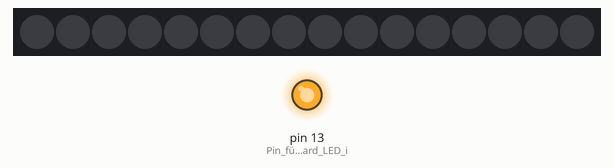
The sketch below on a simulated Arduino Uno, built with avr-gcc and run on an emulated ATmega328P. Parts: 16 RGB LEDs in strip order, left to right, output pins drawn as LEDs (lit = HIGH). Dim RGB values are drawn brighter than linear.

Above: at 0.1 s.
At 1.1 s:
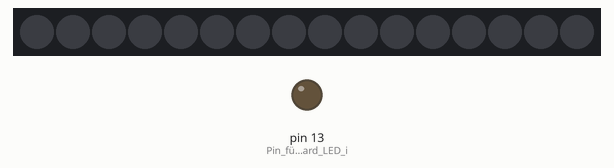
At 2.7 s:
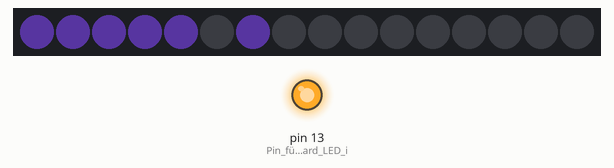
At 3.16 s:
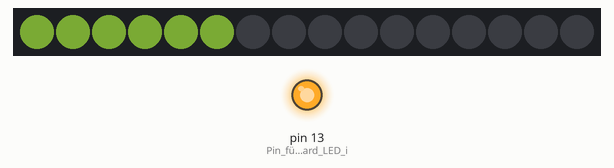
Timing chart, 0 to 31.6 s (numbered marks = the images above):
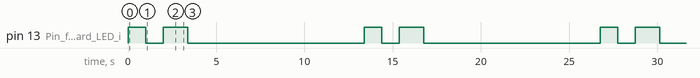

The sketch:

DL6II_Pixelhelden_Space_Invador.ino
```cpp
/*
Pixelhelden von Vincent Stallbaum, DL6II
Entwickelt für die jugendgruppe von IGEL e.V. und DARC e.V. OV G11 Leverkusen

Mit diesem Programm können Pixelgrafiken zum Lightpainten erzeugt werden.
Die Ausgabe erfolgt auf einem beliebigen NeoPixel LED's.
Der Beispielcode geht von einem 16 Pixel langem RGBW Stripe aus.

Weitergabe und Weiterentwicklungen sind herzlich willkommen
Kontakt: dl6ii@vsas.de
*/

#include <LiquidCrystal.h>
#include <Adafruit_NeoPixel.h>

#define NEOPIN 0                        // Pin von dem die Neopixels ihre Daten bekommen
#define NUMPIXELS 16                    // Anzahl der LEDs

//LiquidCrystal lcd(9,8,7,6,5,4);       // Pins vom LCD Display, nur zum Debugging gedacht
Adafruit_NeoPixel strip = Adafruit_NeoPixel(NUMPIXELS, NEOPIN, NEO_GRBW + NEO_KHZ800);  // Hier wird definiert was für eine Sorte von "Neopixel"-LED's wir ansteuern und an welchem Pin.
/*
Hier legen wir alle verwendeten Farben in der Reihenfolge RGBW (Rot, Grün, Blau, Weiß) fest
Man kann die RGB Farben mit einem "ColorPicker" am PC ermitteln
Für schönere Farben kann man, wenn alle drei RGB-Kanäle benötigt werden, eine größe X aus allen RGB-Kanälen abziehen und bei W dazu geben
Beispiel: Ursprünglich 239 R, 106 G, 32 B
Wir ziehen den maximalen gemeinsamen Wert X = 32 ab  und ersetzen ihn durch weiss ( RGB -X & W=X )
Neue Werte: 207 R, 74 G, 0 B, 32 W
*/
uint32_t LA = strip.Color(40, 9, 102, 40);      // Lila
uint32_t GN = strip.Color(101, 159, 23, 40);    // Grün
uint32_t __ = strip.Color(0, 0, 0, 0);          // Schwarz (LED aus)


/*
Das ist ein zweidimensionales Array in dem die Farbe für jedes Pixel gespeichert wird
Von oben nach Unten 0-15 sind die Pixel des LED-Stripes
Von links nach rechts kommen die Einzelnen Spalten die nacheinander eingeblendet werden
Die Zahl der Spalten kann beliebig erweitert werden
*/
uint32_t ausgabe[16][17] = {
//      0  1  2  3  4  5  6  7  8  9 10 11 12 13 14 15 16
/* 0*/{__,__,__,LA,LA,__,__,__,__,__,__,__,GN,GN,__,__,__},    // 0
/* 1*/{__,__,LA,LA,LA,LA,__,__,__,__,__,GN,GN,GN,GN,__,__},    // 1
/* 2*/{__,LA,LA,LA,LA,LA,LA,__,__,__,GN,GN,GN,GN,GN,GN,__},    // 2
/* 3*/{LA,LA,__,LA,LA,__,LA,LA,__,GN,GN,__,GN,GN,__,GN,GN},    // 3
/* 4*/{LA,LA,LA,LA,LA,LA,LA,LA,__,GN,GN,GN,GN,GN,GN,GN,GN},    // 4
/* 5*/{__,__,LA,__,__,LA,__,__,__,__,GN,__,GN,GN,__,GN,__},    // 5
/* 6*/{__,LA,__,LA,LA,__,LA,__,__,GN,__,__,__,__,__,__,GN},    // 6
/* 7*/{LA,__,LA,__,__,LA,__,LA,__,__,GN,__,__,__,__,GN,__},    // 7
/* 8*/{__,__,__,__,__,__,__,__,__,__,__,__,__,__,__,__,__},    // 8
/* 9*/{__,__,__,__,__,__,__,__,__,__,__,__,__,__,__,__,__},    // 9
/*10*/{__,__,__,__,__,__,__,__,__,__,__,__,__,__,__,__,__},    //10
/*11*/{__,__,__,__,__,__,__,__,__,__,__,__,__,__,__,__,__},    //11
/*12*/{__,__,__,__,__,__,__,__,__,__,__,__,__,__,__,__,__},    //12
/*13*/{__,__,__,__,__,__,__,__,__,__,__,__,__,__,__,__,__},    //13
/*14*/{__,__,__,__,__,__,__,__,__,__,__,__,__,__,__,__,__},    //14
/*15*/{__,__,__,__,__,__,__,__,__,__,__,__,__,__,__,__,__}     //15
//      0  1  2  3  4  5  6  7  8  9 10 11 12 13 14 15 16
};

const int NUMSPALTEN = 17;      // Anzahl der Spalten
int countdown = 10000;          // Zeit bis die Animation startet
int geschwindigkeit = 50;       // Abspielgeschwindigkeit
int pixel;                      // Adresse des anzusteuernden Pixels
int spalte;                     // Adresse der anzusteuernden Spalte
int i;                          // Zähler


void setup()  {                 // Das "setup" ist ein Programm dass der Arduino nach dem Einschalten einmal durchläuft
  strip.begin();                // LED Streifen wird initialisiert
  strip.setBrightness(60);      // LED Streifen wird in der Helligkeit gedrosselt
  strip.show();                 // LED Variablen werden ausgegeben. Diese stehen noch auf 0, also wird erstmal alles ausgeschaltet
//  lcd.begin(16,2);            // Display zum Debuggen initialisieren
//  lcd.setCursor(0,0);
  pinMode(LED_BUILTIN, OUTPUT); // Pin für die OnBoard LED initialisieren
}


void loop()  {                       // Das "void" ist ein Programm dass der Arduino nach dem Einschalten unendlich oft durchläuft
                                     // Dieser Timer zeigt Euch wann ihr mit der Bewegung des LED Stabs anfangen könnt
  digitalWrite(LED_BUILTIN, HIGH);   // schaltet eine Gelbe LED auf dem Arduino Board an
  delay(1000);                       // eine Sekunde warten
  digitalWrite(LED_BUILTIN, LOW);    // LED aus
  delay(1000);                       // eine Sekunde warten
  digitalWrite(LED_BUILTIN, HIGH);   // LED an
  delay(geschwindigkeit*10);         // Kurz je nach Ablaufgeschwindigkeit warten


  for(spalte=0;spalte<NUMSPALTEN;spalte++){                   // Wir beginnen mit Spalte 0, zählen bei jedem Durchgang 1 dazu und durchlaufen die Schleife bis wir die Konstante "NUMSPALTEN" erreicht haben
    for(pixel=0;pixel<NUMPIXELS;pixel++){                     // Innerhalb der aktuellen Spalte beginnen wir jeweils mit Pixel 0, zählen bei jedem Durchgang 1 dazu und durchlaufen die Schleife bis wir die Konstante "NUMPIXELS" erreicht haben
      strip.setPixelColor(pixel, ausgabe[pixel][spalte]);     // Aus unserem 2D-Array übergeben wir den hinterlegten Farbcode an die NeoPixel-Funktion
/*                                                            // Hiermit lässt sich der ganze Prozess extrem verlangsamen und am LDC Display beobachten
      lcd.setCursor(0,0);                   // Curser auf Zeichen 0 in der Reihe 0 setzen
      lcd.print("Pixl:");                   // "Pixl:" ausgeben
      if (pixel < 10) lcd.print("0");       // 0 in der Ausgabe ergänzen, falls die Pixeladresse einstellig ist
      lcd.print(pixel);                     // Adresse des gerade geschriebenen Pixels ausgeben
      lcd.setCursor(7,0);                   // Curser auf Zeichen 7 in der Reihe 0 setzen
      lcd.print(" Clmn:");                  // "Clmn:" ausgeben, gemeint ist Column, also Spalte
      if (spalte < 10) lcd.print("0");      // 0 in der Ausgabe ergänzen, falls die Spaltenadresse einstellig ist
      lcd.print(spalte);                    // Adresse der gerade im Aufbau befindlichen Spalte ausgeben
      lcd.setCursor(0,1);                   // Curser auf Zeichen 0 in der Reihe 1 setzen
      lcd.print("Farbe:          ");        // "Farbe:" ausgeben und alle danach kommenden Stellen mit Leerzeichen überschreiben
      lcd.setCursor(6,1);                   // Curser auf Zeichen 6 in der Reihe 1 setzen
      lcd.print(ausgabe[spalte][pixel]);    // Ausgabe des Farbcodes so wie er aus dem uint32_t 2D-Array an die NeoPixel-Funktion übergeben wird
      delay(150);                           // Verzögern der Schleife mit wir überhaupt eine Chance haben zu sehen was am Display bzw. im Programm passiert
*/
    }
    strip.show();                                             // Ausgabe einer kompletten Spalte über die NeoPixel Funktion
    delay(geschwindigkeit);                                   // Verzögerug, also Leuchtdauer, bis die nächsten Reihe angezeigt wird
  }

  for(i=0;i<NUMPIXELS;i++){                                   // Nachdem alle Reihen ausgegeben wurden schalten wir den LED Stripe wieder aus
    strip.setPixelColor(i, 0,0,0,0);                          // Dazu übergeben wir den Farbcode 0,0,0,0 an die NeoPixel-Funktion für alle Pixel von 0 bis 17
  }
  strip.show();                                               // Ausgabe der Spalte über die NeoPixel Funktion
  digitalWrite(LED_BUILTIN, LOW);                             // Ausschalten der OnBoard LED
  delay(countdown);                                           // Eine Zeit lang warten bis die Animation erneut startet


}
```

Measured:
- by itself, pin 13 (Pin_für_die_OnBoard_LED_i): repeats every 13.4 s: LOW 1.0 s, HIGH 1.4 s, LOW 10.0 s, HIGH 1.0 s
- by itself, everything shown: repeats every 13.4 s, in 19 steps
